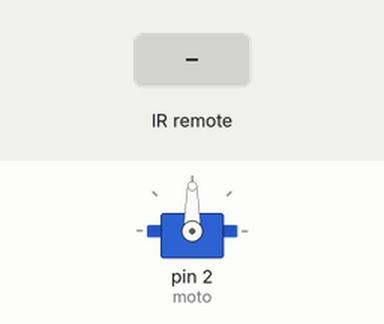
Simulated run of this sketch. Board: Arduino Uno, built with avr-gcc and run on an emulated ATmega328P. On the bench: servo. Inputs (shaded band) come from the test bench.

Above: at 1.2 s.
1.3 s: infrared code 0x511DBB received
At 1.6 s:
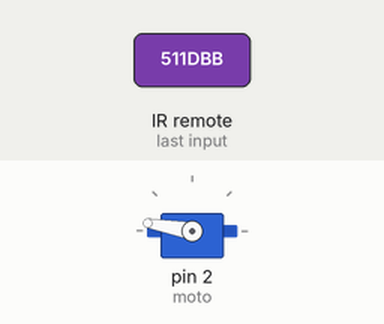
2.8 s: infrared code 0xF0C41643 received
At 4.0 s:
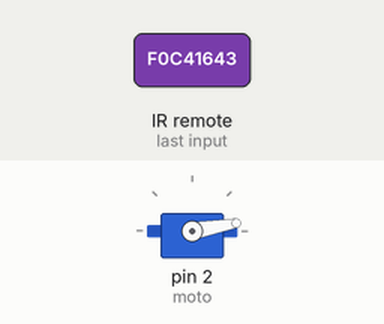
Timing chart, 0 to 5.8 s (numbered marks = the images above; inputs shaded):
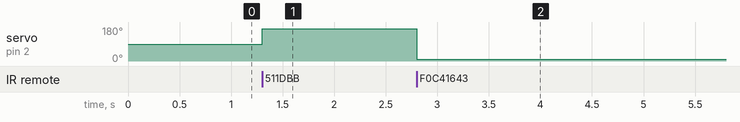

The sketch:

porte_colisont_VF1.ino
```cpp
#include <IRremote.h>
#include <Servo.h>

IRrecv rec(3);
decode_results res;
Servo moto;

void setup() {
  moto.attach(2);
  rec.enableIRIn();
}

void loop() {
  if (rec.decode(&res)) {
    if (res.value == 0x511DBB) {moto.write(170);}
    if (res.value == 0xF0C41643) {moto.write(10);}
    rec.resume();
  }
}
```

Measured:
- after the input at 1.3 s, servo on pin 2 (moto): 90° → 170° at once
- after the input at 2.8 s, servo on pin 2 (moto): 170° → 10° at once
